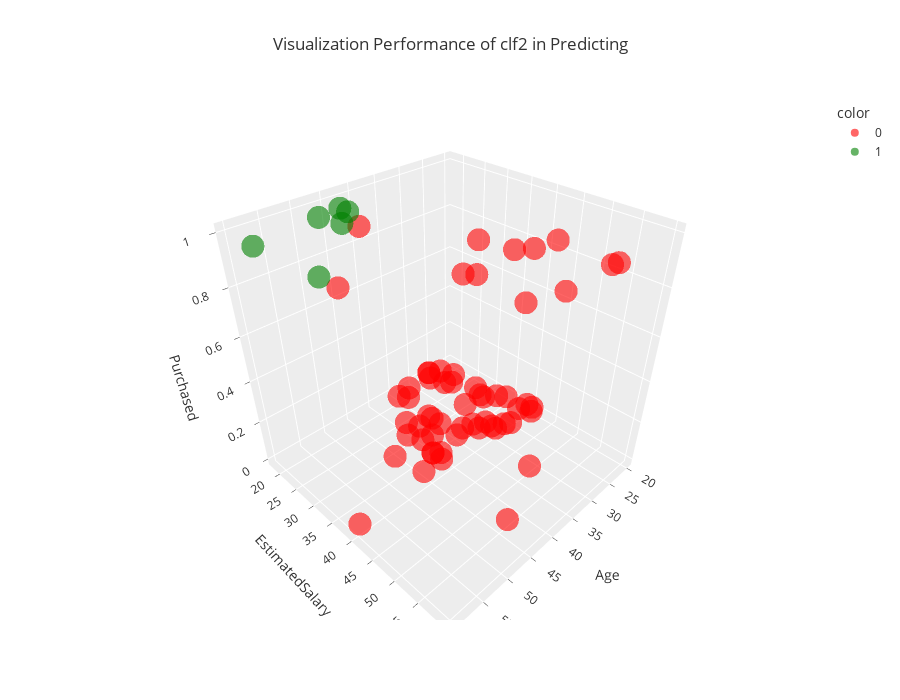

The notebook cell saved with this chart:
### Markdown cell above
### 7. Mô hình trực quan cuối cùng

### Code cell
%matplotlib inline
x_train, x_test, y_train, y_test = train_test_split(x2, y2, test_size=0.2, random_state=0)
x_test = np.concatenate((x_test, y_test), axis=1)
x_test = pd.DataFrame(x_test, columns=['Gender', 'Age', 'EstimatedSalary', 'Purchased'])

fig = px.scatter_3d(
    data_frame= x_test,
    x=x_test.Age,
    y=x_test.EstimatedSalary,
    z=x_test.Purchased,
    color=clf2.predict(x_test.drop('Purchased', axis=1)).astype(str),
    color_discrete_sequence={0:'red', 1:'green'},
    template='ggplot2',
    opacity=0.6,
    height=700,
    title=f'Visualization Performance of clf2 in Predicting')

pio.show(fig)

### Figure 1 — Plotly figure (JSON) as saved in the notebook; plotly's stock layout.template omitted (floating-point values rounded to 4 significant figures)
{"data": [{"hovertemplate": "color=0<br>Age=%{x}<br>EstimatedSalary=%{y}<br>Purchased=%{z}<extra></extra>", "legendgroup": "0", "marker": {"color": "red", "opacity": 0.6, "symbol": "circle"}, "mode": "markers", "name": "0", "scene": "scene", "showlegend": true, "type": "scatter3d", "x": [31.0, 45.0, 29.0, 24.0, 41.0, 32.0, 59.0, 47.0, 35.0, 46.0, 59.0, 33.0, 41.0, 38.0, 27.0, 40.0, 39.0, 24.0, 41.0, 26.0, 20.0, 38.0, 33.0, 42.0, 38.0, 32.0, 27.0, 43.0, 35.0, 31.0, 47.0, 24.0, 29.0, 20.0, 26.0, 22.0, 34.0, 21.0, 32.0, 28.0, 26.0, 23.0, 47.0, 32.0, 39.0, 36.0, 46.0, 40.0, 29.0, 21.0, 35.0, 23.0, 22.0, 41.0, 35.0, 25.0, 26.0, 35.0], "y": [35.42, 37.91, 38.22, 31.38, 35.73, 50.67, 40.71, 58.13, 35.42, 31.69, 39.16, 59.69, 29.2, 48.49, 19.56, 36.67, 43.2, 19.24, 35.73, 22.67, 38.84, 32.31, 34.8, 59.69, 28.89, 60.0, 39.47, 54.71, 31.07, 36.98, 28.58, 30.44, 36.67, 40.09, 40.09, 32.93, 21.11, 40.71, 49.73, 30.44, 18.0, 22.04, 48.49, 18.93, 26.4, 50.04, 49.73, 32.0, 39.16, 34.49, 27.96, 28.27, 38.53, 37.91, 19.56, 23.6, 18.0, 28.89], "z": [0.0, 0.0, 0.0, 0.0, 0.0, 1.0, 1.0, 1.0, 0.0, 0.0, 0.0, 1.0, 0.0, 1.0, 0.0, 0.0, 1.0, 0.0, 0.0, 0.0, 0.0, 0.0, 0.0, 1.0, 0.0, 1.0, 0.0, 0.0, 0.0, 0.0, 1.0, 0.0, 0.0, 0.0, 0.0, 0.0, 0.0, 0.0, 0.0, 0.0, 0.0, 0.0, 1.0, 0.0, 0.0, 1.0, 1.0, 0.0, 0.0, 0.0, 0.0, 0.0, 0.0, 0.0, 0.0, 0.0, 0.0, 0.0]}, {"hovertemplate": "color=1<br>Age=%{x}<br>EstimatedSalary=%{y}<br>Purchased=%{z}<extra></extra>", "legendgroup": "1", "marker": {"color": "green", "opacity": 0.6, "symbol": "circle"}, "mode": "markers", "name": "1", "scene": "scene", "showlegend": true, "type": "scatter3d", "x": [60.0, 49.0, 48.0, 45.0, 59.0, 45.0], "y": [23.91, 22.04, 26.09, 23.29, 36.98, 21.42], "z": [1.0, 1.0, 1.0, 1.0, 1.0, 1.0]}], "layout": {"height": 700, "legend": {"title": {"text": "color"}, "tracegroupgap": 0}, "scene": {"domain": {"x": [0, 1], "y": [0, 1]}, "xaxis": {"title": {"text": "Age"}}, "yaxis": {"title": {"text": "EstimatedSalary"}}, "zaxis": {"title": {"text": "Purchased"}}}, "title": {"text": "Visualization Performance of clf2 in Predicting"}}}
